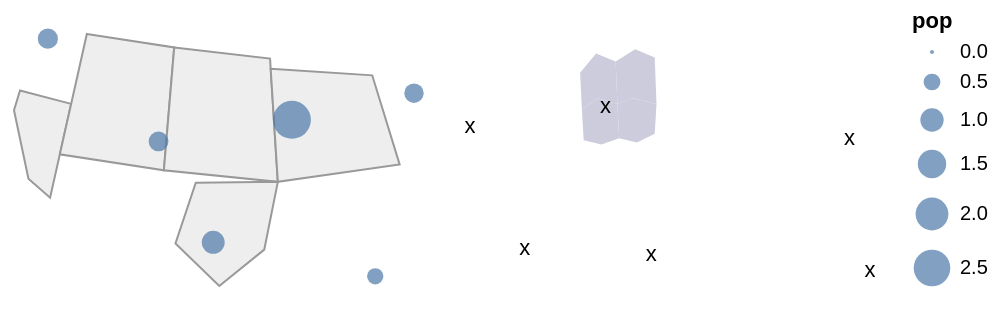

Write the Vega-Lite specification saved for this chart.
### Vega-Lite specification from a JSON file in a GitHub repository (floating-point values rounded to 4 significant figures)
{"$schema": "https://vega.github.io/schema/vega-lite/v6.json", "padding": 5, "autosize": "pad", "datasets": {"us": [{"type": "Feature", "properties": {"name": "west", "value": 4, "cat": "a"}, "geometry": {"type": "Polygon", "coordinates": [[[-124, 42], [-117, 42], [-117, 32.7], [-120, 34], [-124, 40], [-124, 42]]]}}, {"type": "Feature", "properties": {"name": "mountain", "value": 7, "cat": "b"}, "geometry": {"type": "Polygon", "coordinates": [[[-117, 49], [-104, 49], [-104, 37], [-117, 37], [-117, 49]]]}}, {"type": "Feature", "properties": {"name": "plains", "value": 1, "cat": "a"}, "geometry": {"type": "Polygon", "coordinates": [[[-104, 49], [-90, 48], [-90, 36], [-104, 37], [-104, 49]]]}}, {"type": "Feature", "properties": {"name": "east", "value": 9, "cat": "b"}, "geometry": {"type": "Polygon", "coordinates": [[[-90, 47], [-76, 45], [-75, 36], [-90, 36], [-90, 47]]]}}, {"type": "Feature", "properties": {"name": "south", "value": 6, "cat": "a"}, "geometry": {"type": "Polygon", "coordinates": [[[-100, 36], [-90, 36], [-92, 29.5], [-97, 26], [-102, 30], [-100, 36]]]}}], "cities": [{"city": "Seattle", "lon": -122.3, "lat": 47.61, "pop": 0.74, "kind": "port"}, {"city": "Denver", "lon": -105.0, "lat": 39.74, "pop": 0.71, "kind": "hub"}, {"city": "Austin", "lon": -97.74, "lat": 30.27, "pop": 0.96, "kind": "hub"}, {"city": "Chicago", "lon": -87.63, "lat": 41.88, "pop": 2.7, "kind": "hub"}, {"city": "Boston", "lon": -71.06, "lat": 42.36, "pop": 0.68, "kind": "port"}, {"city": "Miami", "lon": -80.19, "lat": 25.76, "pop": 0.47, "kind": "port"}], "regions": [{"type": "Feature", "properties": {"name": "west", "value": 3, "cat": "a"}, "geometry": {"type": "Polygon", "coordinates": [[[-11, 48], [-2, 52], [9, 50], [10, 36], [0, 33], [-10, 35], [-11, 48]]]}}, {"type": "Feature", "properties": {"name": "east", "value": 5, "cat": "b"}, "geometry": {"type": "Polygon", "coordinates": [[[9, 50], [18, 52], [31, 50], [30, 38], [20, 34], [10, 36], [9, 50]]]}}, {"type": "Feature", "properties": {"name": "north-west", "value": 2, "cat": "a"}, "geometry": {"type": "Polygon", "coordinates": [[[-12, 60], [-3, 65], [8, 63], [9, 50], [-2, 52], [-11, 48], [-12, 60]]]}}, {"type": "Feature", "properties": {"name": "north-east", "value": 8, "cat": "b"}, "geometry": {"type": "Polygon", "coordinates": [[[8, 63], [19, 66], [30, 64], [31, 50], [18, 52], [9, 50], [8, 63]]]}}], "world": [{"lon": -74, "lat": 40.7, "n": 8}, {"lon": 2.35, "lat": 48.85, "n": 5}, {"lon": 139.7, "lat": 35.7, "n": 9}, {"lon": 151.2, "lat": -33.9, "n": 3}, {"lon": -43.2, "lat": -22.9, "n": 6}, {"lon": 28, "lat": -26.2, "n": 2}]}, "hconcat": [{"width": 200, "height": 150, "projection": {"type": "albersUsa"}, "layer": [{"data": {"name": "us"}, "mark": {"type": "geoshape", "fill": "#eee", "stroke": "#999"}}, {"data": {"name": "cities"}, "mark": "circle", "encoding": {"longitude": {"field": "lon", "type": "quantitative"}, "latitude": {"field": "lat", "type": "quantitative"}, "size": {"field": "pop", "type": "quantitative"}}}]}, {"width": 200, "height": 150, "projection": {"type": "mercator"}, "layer": [{"data": {"name": "regions"}, "mark": {"type": "geoshape", "fill": "#ccd"}}, {"data": {"name": "world"}, "mark": {"type": "text", "text": "x"}, "encoding": {"longitude": {"field": "lon", "type": "quantitative"}, "latitude": {"field": "lat", "type": "quantitative"}}}]}]}
